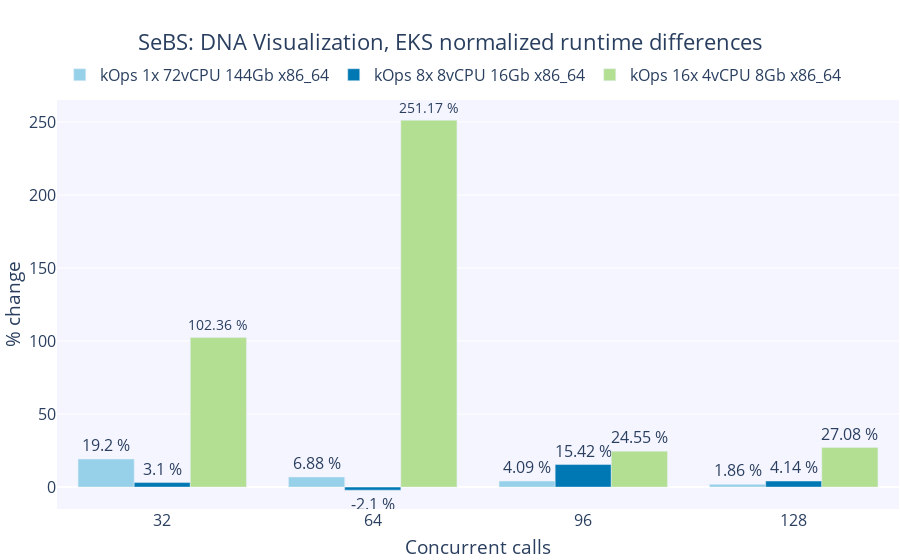

The notebook cell this image was saved under:
### Code cell
fig = create_figure('SeBS: DNA Visualization, EKS normalized runtime differences', 'Concurrent calls', '% change', concurrent_calls)

for i, k in enumerate(list(clusters.keys())[:-1]):
    y_data=[]
    y_text=[]
    for c in concurrent_calls:
        kops_mean=sebs_df[k]['dna'][c]['runtime'].mean()
        eks_mean=sebs_df['EKS 8x 8vCPU 16Gb x86_64']['dna'][c]['runtime'].mean()
        percent_change=(kops_mean - eks_mean) * 100 / eks_mean
        y_data.append(percent_change)
        y_text.append(f'{round(percent_change, 2)} %')
    fig.add_trace(go.Bar(name=k,
                         x=concurrent_calls,
                         y=y_data,
                         marker_color=colorPallet[i],
                         text=y_text,
                         textposition='outside'))
fig.update_layout(yaxis_range=[-15,265])

fig.show()

# Save graph
write_image(fig, 'sebs_dna_percentage_difference.png')

### Figure 1 — Plotly figure (JSON) as saved in the notebook; plotly's stock layout.template omitted (floating-point values rounded to 4 significant figures)
{"data": [{"marker": {"color": "rgba(151, 209, 233, 255)"}, "name": "kOps 1x 72vCPU 144Gb x86_64", "text": ["19.2 %", "6.88 %", "4.09 %", "1.86 %"], "textposition": "outside", "type": "bar", "x": [32, 64, 96, 128], "y": [19.2, 6.884, 4.089, 1.862]}, {"marker": {"color": "rgba(0, 120, 179, 255)"}, "name": "kOps 8x 8vCPU 16Gb x86_64", "text": ["3.1 %", "-2.1 %", "15.42 %", "4.14 %"], "textposition": "outside", "type": "bar", "x": [32, 64, 96, 128], "y": [3.095, -2.102, 15.42, 4.14]}, {"marker": {"color": "rgba(179, 223, 146, 255)"}, "name": "kOps 16x 4vCPU 8Gb x86_64", "text": ["102.36 %", "251.17 %", "24.55 %", "27.08 %"], "textposition": "outside", "type": "bar", "x": [32, 64, 96, 128], "y": [102.4, 251.2, 24.55, 27.08]}], "layout": {"autosize": true, "font": {"size": 16}, "legend": {"orientation": "h", "x": 0.47, "xanchor": "center", "y": 1.02, "yanchor": "bottom"}, "margin": {"autoexpand": true, "b": 1, "l": 1, "r": 1}, "plot_bgcolor": "rgba(245,245,255,255)", "title": {"text": "SeBS: DNA Visualization, EKS normalized runtime differences", "x": 0.5, "xanchor": "center"}, "xaxis": {"autorange": true, "range": [16, 144], "tickmode": "array", "tickvals": [32, 64, 96, 128], "title": {"text": "Concurrent calls"}, "type": "linear"}, "yaxis": {"range": [-15, 265], "title": {"text": "% change"}, "type": "linear"}}}
